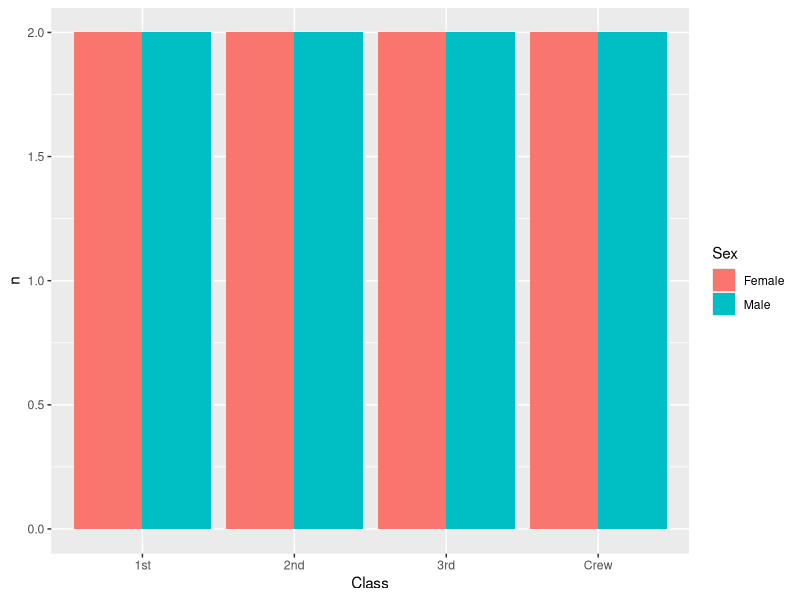
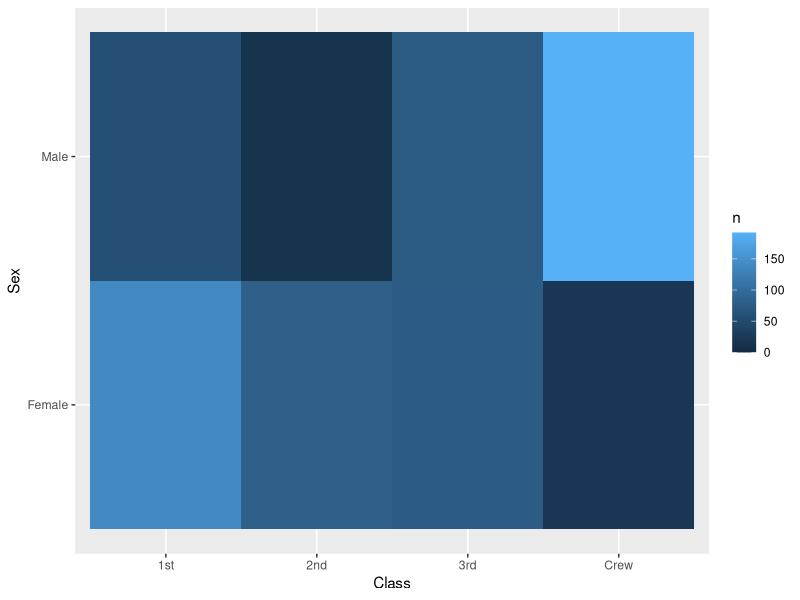
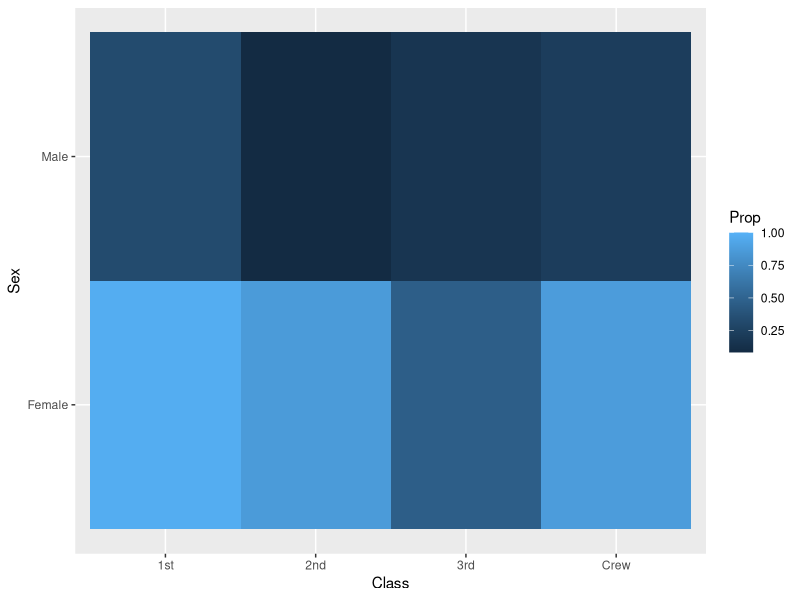
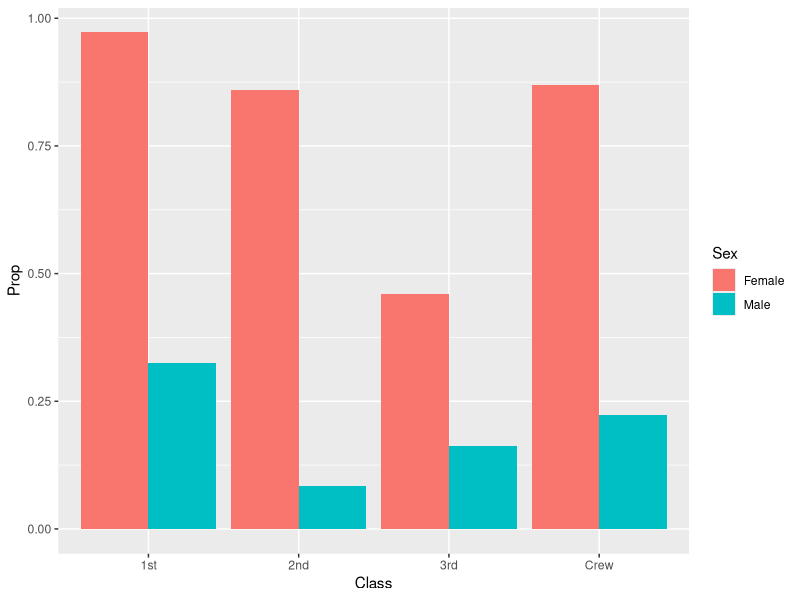
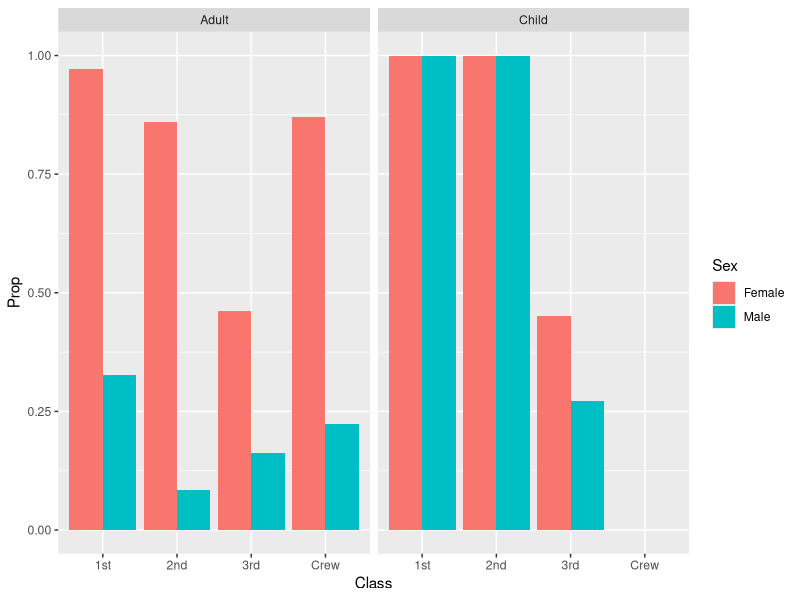

Generate these figures, in order, with R:
## ---- chunk 1
library(tidyverse)

df_titanic <- as_tibble(Titanic)
df_titanic
## ---- chunk 2
## TASK: Perform a `glimpse` of df_titanic
glimpse(Titanic)
## ---- chunk 3
## NOTE: No need to edit! We'll cover how to
## do this calculation in a later exercise.
df_titanic %>% summarize(total = sum(n))
## ---- chunk 4
## TASK: Visualize counts against `Class` and `Sex`
df_titanic %>% 
  filter(Survived == "Yes") %>% 
  count(Sex, Class) %>% 
  #glimpse(.) %>% 
  ggplot()+
  geom_col(mapping = aes(x = Class, y = n, fill = Sex), position = "dodge")

#df_titanic %>% 
 # filter(Survived == "Yes") %>% 
 # ggplot()+
  #geom_bar(mapping = aes(x = Class, fill = Age))

df_titanic %>% 
  filter(Survived == "Yes") %>% 
  ggplot()+
  geom_tile(mapping = aes(x = Class, y = Sex, fill = n))



## ---- chunk 5
## NOTE: No need to edit! We'll cover how to
## do this calculation in a later exercise.
df_prop <-
  df_titanic %>%
  group_by(Class, Sex, Age) %>%
  mutate(
    Total = sum(n),
    Prop = n / Total
  ) %>%
  ungroup()
df_prop 

## ---- chunk 6


df_prop %>% 
  filter(Survived == "Yes") %>% 
  group_by(Class, Sex) %>% 
  ggplot()+
  geom_tile(mapping = aes(x = Class, y = Sex, fill = Prop))

df_prop %>% 
  filter(Survived == "Yes", Age == "Adult") %>% 
  group_by(Class, Sex) %>% 
  ggplot()+
  geom_col(mapping = aes(x = Class, y = Prop, fill = Sex), position = "dodge")

df_prop3 <- df_prop %>% 
  group_by(Class, Sex) %>% 
  summarize(Total = sum(n), prop = n/Total )# %>% 


## ---- chunk 7
df_prop %>% 
  filter(Survived == "Yes") %>% 
  group_by(Class, Sex) %>% 
  glimpse(.) %>% 
  ggplot()+
  geom_col(mapping = aes(x = Class, y = Prop, fill = Sex), position = "dodge")+
  facet_grid(~ Age)
